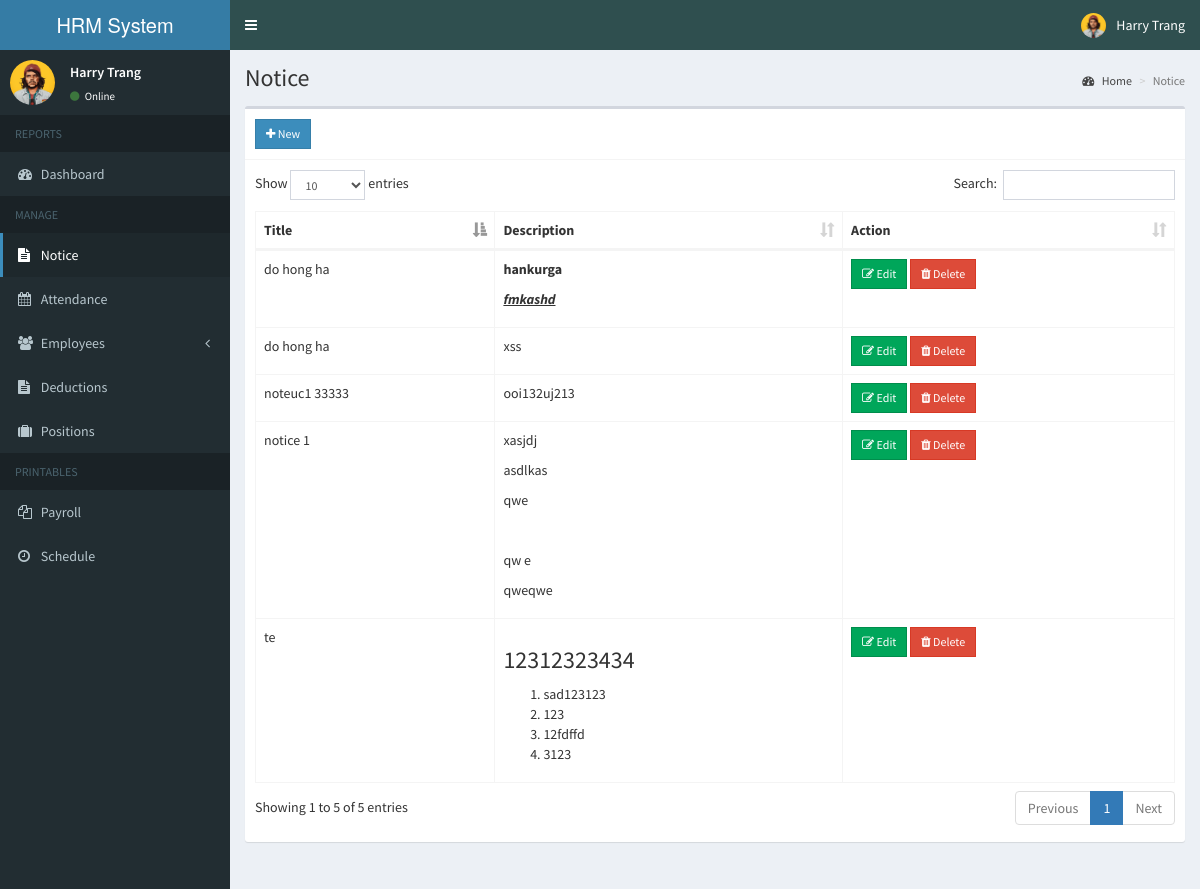
The page /admin/notice.php (signed in) on the database its author committed.
### tables this page shows
CREATE TABLE `notice` (
  `id` bigint(20) unsigned NOT NULL AUTO_INCREMENT,
  `title` varchar(250) NOT NULL,
  `description` mediumtext NOT NULL,
  `created_at` timestamp NOT NULL DEFAULT current_timestamp() ON UPDATE current_timestamp(),
  PRIMARY KEY (`id`)
);

### admin/includes/session.php (called while the page is built, shortened)
<?php
	include 'includes/conn.php';
	$sql = "SELECT * FROM admin WHERE id = '".$_SESSION['admin']."'";
	$query = $conn->query($sql);
	$user = $query->fetch_assoc();
?>

### admin/notice.php (the view, shortened to what this page needs)
<?php include 'includes/session.php'; ?>
<?php include 'includes/header.php'; ?>
<body class="hold-transition skin-blue sidebar-mini">
<div class="wrapper">
  <?php include 'includes/navbar.php'; ?>
  <?php include 'includes/menubar.php'; ?>
  <div class="content-wrapper">
    <section class="content-header">
      <h1>
        Notice
      </h1>
      <ol class="breadcrumb">
        <li><a href="#"><i class="fa fa-dashboard"></i> Home</a></li>
        <li class="active">Notice</li>
      </ol>
    </section>
    <section class="content">
      <div class="row">
        <div class="col-xs-12">
          <div class="box">
            <div class="box-header with-border">
              <a href="#addnew" data-toggle="modal" class="btn btn-primary btn-sm btn-flat"><i class="fa fa-plus"></i> New</a>
            </div>
            <div class="box-body">
              <table id="example1" class="table table-bordered">
                <thead>
                  <th>Title</th>
                  <th>Description</th>
                  <th>Action</th>
                </thead>
                <tbody>
                  <?php
                    $sql = "SELECT * FROM notice";
                    $query = $conn->query($sql);
                    while($row = $query->fetch_assoc()){
                      echo "
                        <tr>
                          <td>".$row['title']."</td>
                          <td>".($row['description'])."</td>
                          <td>
                            <button class='btn btn-success btn-sm edit btn-flat' data-id='".$row['id']."'><i class='fa fa-edit'></i> Edit</button>
                            <button class='btn btn-danger btn-sm delete btn-flat' data-id='".$row['id']."'><i class='fa fa-trash'></i> Delete</button>
                          </td>
                        </tr>
                      ";
                    }
                  ?>
                </tbody>
              </table>
            </div>
          </div>
        </div>
      </div>
    </section>
  </div>
</div>
</body>
</html>

### admin/includes/navbar.php (shortened to what this page needs)
<header class="main-header">
    <a href="home.php" class="logo">
      <span class="logo-lg"><b></b>HRM System</span>
    </a>
    <nav class="navbar navbar-static-top">
      <a href="#" class="sidebar-toggle" data-toggle="push-menu" role="button">
      </a>
      <div class="navbar-custom-menu">
        <ul class="nav navbar-nav">
          <li class="dropdown user user-menu">
            <a href="#" class="dropdown-toggle" data-toggle="dropdown">
              <img src="<?php echo (!empty($user['photo'])) ? '../images/'.$user['photo'] : '../images/profile.jpg'; ?>" class="user-image" alt="User Image">
              <span class="hidden-xs"><?php echo $user['firstname'].' '.$user['lastname']; ?></span>
            </a>
          </li>
        </ul>
      </div>
    </nav>
  </header>

### admin/includes/menubar.php (shortened to what this page needs)
<aside class="main-sidebar">
    <section class="sidebar">
      <div class="user-panel">
        <div class="pull-left image">
          <img src="<?php echo (!empty($user['photo'])) ? '../images/'.$user['photo'] : '../images/profile.jpg'; ?>" class="img-circle" alt="User Image">
        </div>
        <div class="pull-left info">
          <p><?php echo $user['firstname'].' '.$user['lastname']; ?></p>
          <a><i class="fa fa-circle text-success"></i> Online</a>
        </div>
      </div>
      <ul class="sidebar-menu" data-widget="tree">
        <li class="header">REPORTS</li>
        <li class=""><a href="home.php"><i class="fa fa-dashboard"></i> <span>Dashboard</span></a></li>
        <li class="header">MANAGE</li>
        <li><a href="notice.php"><i class="fa fa-file-text"></i> Notice</a></li>
        <li><a href="attendance.php"><i class="fa fa-calendar"></i> <span>Attendance</span></a></li>
        <li class="treeview">
          <a href="#">
            <i class="fa fa-users"></i>
            <span>Employees</span>
            <span class="pull-right-container">
              <i class="fa fa-angle-left pull-right"></i>
            </span>
          </a>
        </li>
        <li><a href="deduction.php"><i class="fa fa-file-text"></i> Deductions</a></li>
        <li><a href="position.php"><i class="fa fa-suitcase"></i> Positions</a></li>
        <li class="header">PRINTABLES</li>
        <li><a href="payroll.php"><i class="fa fa-files-o"></i> <span>Payroll</span></a></li>
        <li><a href="schedule_employee.php"><i class="fa fa-clock-o"></i> <span>Schedule</span></a></li>
      </ul>
    </section>
  </aside>

### rows shown on the page
notice: title "noteuc1 33333", description "ooi132uj213"
notice: title "te", description "12312323434 sad123123 123 12fdffd 3123"
notice: title "do hong ha", description "hankurga fmkashd"
notice: title "do hong ha", description "xss"
notice: title "notice 1", description "xasjdj asdlkas qwe qw e qweqwe"

### other values the page prints
$user['firstname'] "Harry"
$user['lastname'] "Trang"
